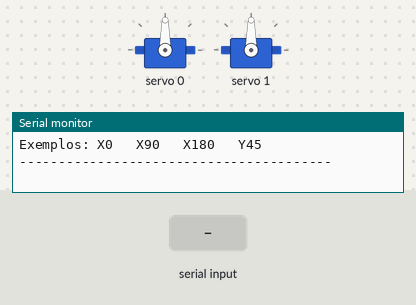
Recording of a sketch running on a simulated Arduino Uno, built with avr-gcc and run on an emulated ATmega328P. On the bench: 2 × servo, the last lines printed to the serial monitor. The inputs (shaded band) are chosen by the test bench.

Above: at 1.3 s.
1.4 s: "X,45\n" received over Serial
At 2.1 s:
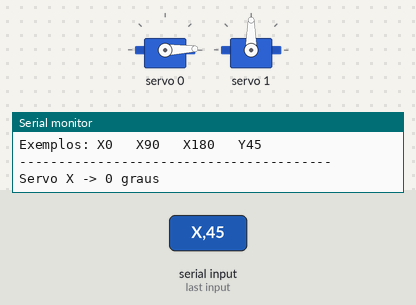
2.9 s: "Y,45\n" received over Serial
At 3.3 s:
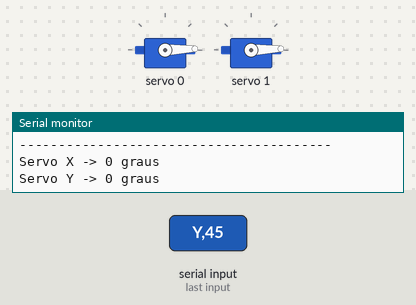
4.4 s: "X90\n" received over Serial
At 5.6 s:
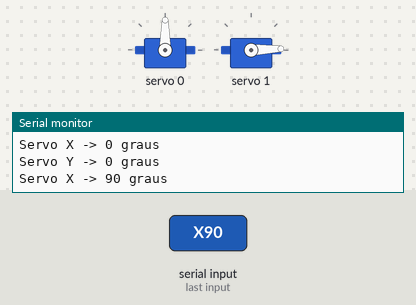
5.9 s: "Y90\n" received over Serial
At 6.7 s:
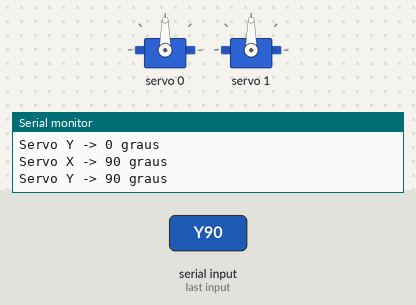
Timing chart, 0 to 8.4 s (numbered marks = the images above; inputs shaded):
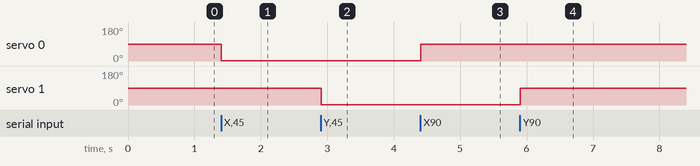

The sketch:

calibracao_servos_v1.ino
```cpp
#include <Wire.h>
#include <Adafruit_PWMServoDriver.h>

// -----------------------------------------------------------------------------
// Configuração do PCA9685 (DollaTek 16-ch PWM Servo Driver)
// -----------------------------------------------------------------------------
Adafruit_PWMServoDriver pwm = Adafruit_PWMServoDriver();

#define SERVO_FREQ       50      // frequência de PWM para servos (50 Hz)
#define SERVOMIN         115     // valor mínimo de PWM (tick PCA9685) ≈  1.0 ms
#define SERVOMAX         490     // valor máximo de PWM (tick PCA9685) ≈  2.0 ms

// Canais do PCA9685 onde os servos X e Y estão conectados
#define SERVO_X_CHANNEL  0
#define SERVO_Y_CHANNEL  1

void setup() {
  // Inicializa comunicação serial
  Serial.begin(9600);
  while (!Serial) { /* aguarda porta Serial habilitar (apenas em alguns Arduinos) */ }

  // Inicializa PCA9685
  pwm.begin();
  // Se quiser ajustar o clock interno (opcional):
  // pwm.setOscillatorFrequency(27000000);  // método correto
  pwm.setPWMFreq(SERVO_FREQ);     // configura para 50 Hz

  // Posição neutra inicial (90°) para ambos os servos
  setServoAngle(SERVO_X_CHANNEL, 90);
  setServoAngle(SERVO_Y_CHANNEL, 90);

  // Mensagem de boas-vindas
  Serial.println();
  Serial.println("=== Calibracao de Servos via PCA9685 ===");
  Serial.println("Comandos: X<ang> ou Y<ang> onde <ang> de 0 a 180");
  Serial.println("Exemplos: X0   X90   X180   Y45");
  Serial.println("----------------------------------------");
}

void loop() {
  if (Serial.available()) {
    String linha = Serial.readStringUntil('\n');
    linha.trim();  // remove espaços e CR/LF

    if (linha.length() < 2) {
      Serial.println("Comando invalido. Use X<0-180> ou Y<0-180>");
      return;
    }

    char eixo = toupper(linha.charAt(0));    // 'X' ou 'Y'
    int angulo = linha.substring(1).toInt(); // converte resto para inteiro

    // Limita o ângulo ao intervalo [0, 180]
    angulo = constrain(angulo, 0, 180);

    if (eixo == 'X') {
      setServoAngle(SERVO_X_CHANNEL, angulo);
      Serial.print("Servo X -> ");
      Serial.print(angulo);
      Serial.println(" graus");
    }
    else if (eixo == 'Y') {
      setServoAngle(SERVO_Y_CHANNEL, angulo);
      Serial.print("Servo Y -> ");
      Serial.print(angulo);
      Serial.println(" graus");
    }
    else {
      Serial.println("Eixo desconhecido. Use 'X' ou 'Y'.");
    }
  }
}

/**
 * Converte ângulo [0..180] em valor de PWM no PCA9685 e envia comando.
 *
 * @param channel Canal do PCA9685 (0..15)
 * @param angle   Ângulo desejado (0..180°)
 */
void setServoAngle(uint8_t channel, uint8_t angle) {
  // Mapeia 0..180° para SERVOMIN..SERVOMAX ticks
  uint16_t pulse = map(angle, 0, 180, SERVOMIN, SERVOMAX);
  pwm.setPWM(channel, 0, pulse);
}
```

Measured:
- after the input at 1.4 s, servo 0: 90° → 2° at once
- after the input at 2.9 s, servo 1: 90° → 2° at once
- after the input at 4.4 s, servo 0: 2° → 90° at once
- after the input at 5.9 s, servo 1: 2° → 90° at once
